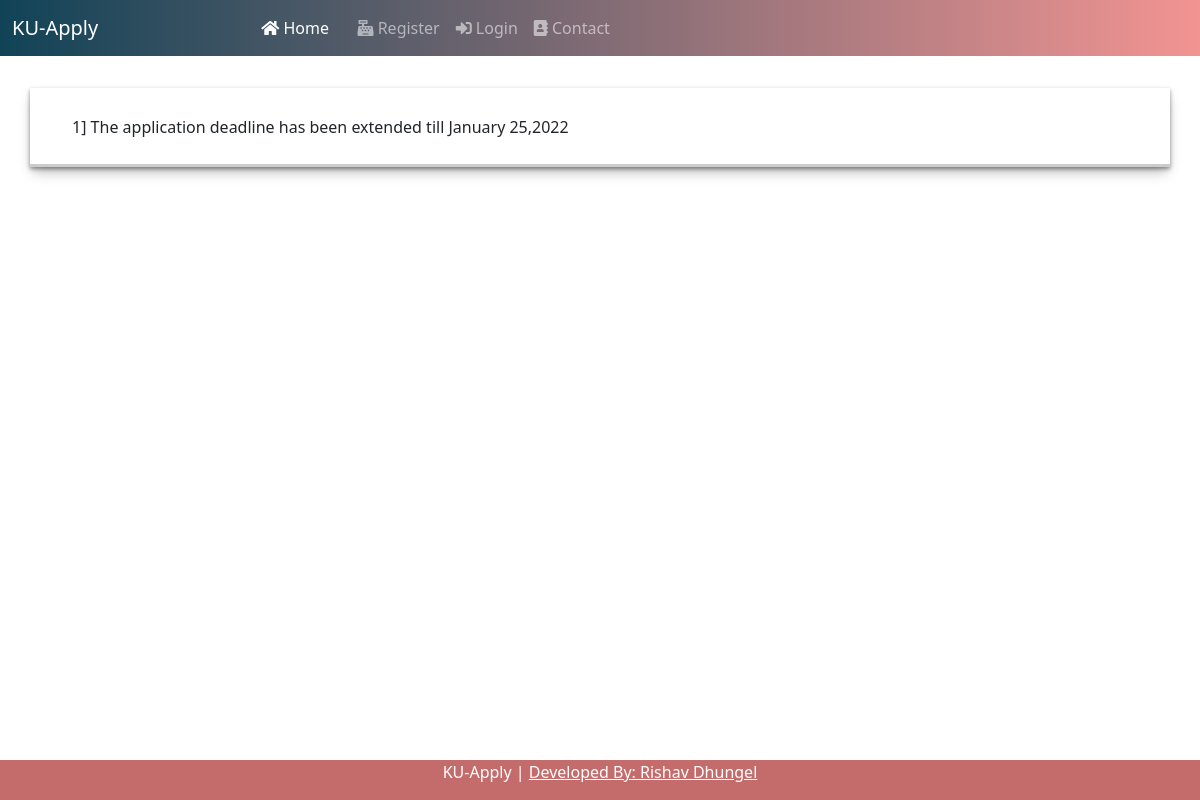
The app's page /notice/5/, older data.
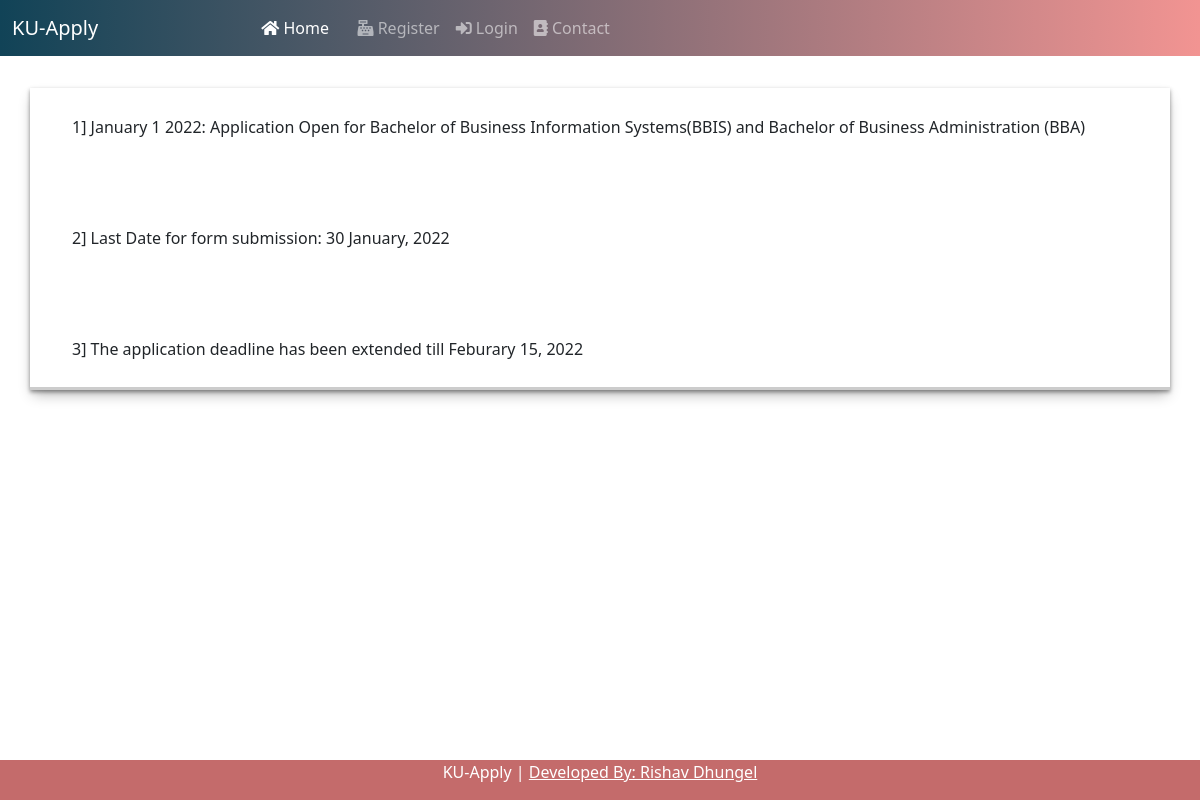
The same page, newer data.
### college/models.py (models this page shows, shortened)
class Detail(models.Model):
    title = models.ForeignKey(Notice, on_delete=models.CASCADE)
    notice = models.CharField(max_length=200)

### college/views.py (the view)
# urls.py: path("notice/<int:myid>/", views.notice, name="notice"),
def notice(request, myid):
    notices = Notice.objects.filter(id=myid).first()
    details = Detail.objects.filter(title=notices)
    return render(request, "notice.html", {'details':details})

### college/templates/notice.html (shortened to what this page needs)
{% extends 'basic.html' %}
{% block home %} active {% endblock %}
{% block body %}
<div class="container mt-2" id="box">
{% for i in details %}
<h6 style="margin-top: 2rem; padding: 30px;">{{forloop.counter}}] {{i.notice}}</h6>
{% endfor %}
</div>
{% endblock %}

Row changes from the older to the newer data that the page shows:
removed Detail: notice "The application deadline has been extended till January 25,2022"
added Detail: notice "January 1 2022: Application Open for Bachelor of Business Information Systems(BBIS) and Bachelor of Business Administration (BBA)"
added Detail: notice "Last Date for form submission: 30 January, 2022"
added Detail: notice "The application deadline has been extended till Feburary 15, 2022"
